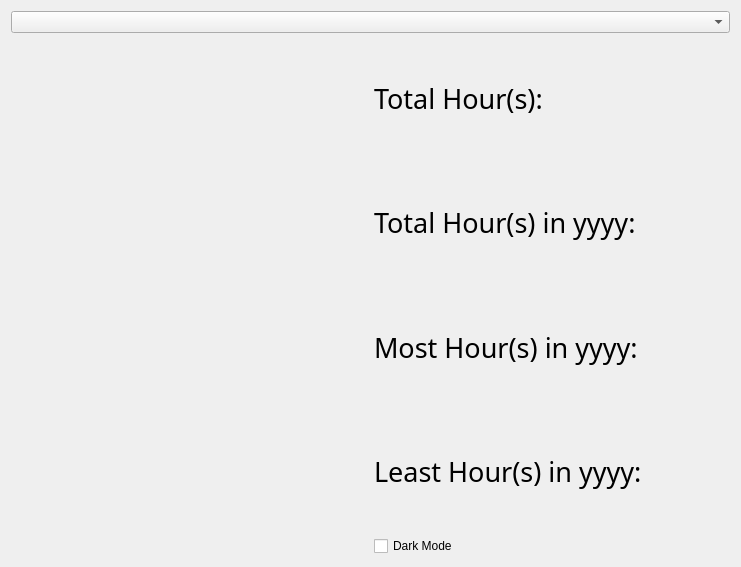
<?xml version="1.0" encoding="UTF-8"?>
<ui version="4.0">
 <class>Report</class>
 <widget class="QDialog" name="Report">
  <property name="geometry">
   <rect>
    <x>0</x>
    <y>0</y>
    <width>741</width>
    <height>567</height>
   </rect>
  </property>
  <property name="windowTitle">
   <string>Dialog</string>
  </property>
  <layout class="QGridLayout" name="gridLayout">
   <item row="0" column="0" colspan="2">
    <layout class="QVBoxLayout" name="verticalLayout">
     <item>
      <layout class="QVBoxLayout" name="centralPie"/>
     </item>
     <item>
      <widget class="QComboBox" name="yearDropDown"/>
     </item>
    </layout>
   </item>
   <item row="1" column="0">
    <layout class="QVBoxLayout" name="piechart"/>
   </item>
   <item row="1" column="1">
    <layout class="QVBoxLayout" name="verticalLayout_2">
     <item>
      <widget class="QLabel" name="hourTotal">
       <property name="font">
        <font>
         <family>Bebas Neue</family>
         <pointsize>20</pointsize>
        </font>
       </property>
       <property name="text">
        <string>Total Hour(s): </string>
       </property>
      </widget>
     </item>
     <item>
      <widget class="QLabel" name="hourYearTotal">
       <property name="font">
        <font>
         <family>Bebas Neue</family>
         <pointsize>20</pointsize>
        </font>
       </property>
       <property name="text">
        <string>Total Hour(s) in yyyy:</string>
       </property>
      </widget>
     </item>
     <item>
      <widget class="QLabel" name="mostHoursLabel">
       <property name="font">
        <font>
         <family>Bebas Neue</family>
         <pointsize>20</pointsize>
        </font>
       </property>
       <property name="text">
        <string>Most Hour(s) in yyyy:</string>
       </property>
      </widget>
     </item>
     <item>
      <widget class="QLabel" name="leastHoursLabel">
       <property name="font">
        <font>
         <family>Bebas Neue</family>
         <pointsize>20</pointsize>
        </font>
       </property>
       <property name="text">
        <string>Least Hour(s) in yyyy:</string>
       </property>
      </widget>
     </item>
     <item>
      <widget class="QCheckBox" name="darkBox">
       <property name="text">
        <string>Dark Mode</string>
       </property>
      </widget>
     </item>
    </layout>
   </item>
  </layout>
 </widget>
 <resources/>
 <connections/>
</ui>
